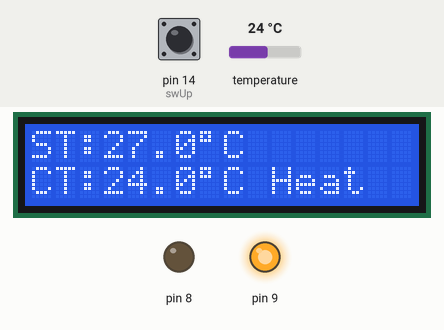
A sketch run on a simulated Arduino Uno, built with avr-gcc and run on an emulated ATmega328P. Shown: 16×2 character LCD, output pins drawn as LEDs (lit = HIGH). Inputs (shaded band) come from the test bench; at power-on: temperature 24 °C, pin 14 (swUp) HIGH.

Above: at 1.2 s.
1.3 s: temperature set to 26.3 °C
At 2.2 s:
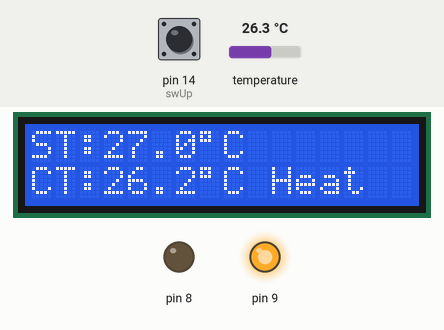
3.3 s: temperature set to 27.4 °C
At 4.7 s:
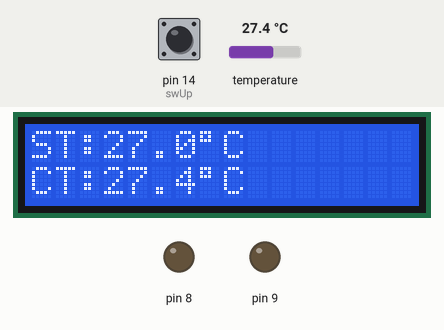
5.0 s: temperature set to 28.7 °C
At 6.4 s:
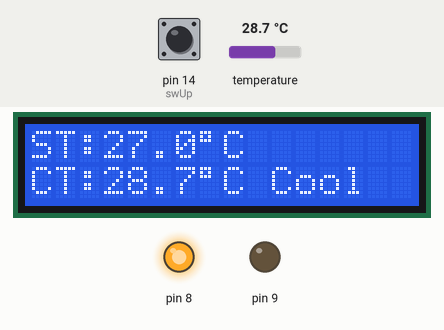
6.7 s: pin 14 (swUp) pulled LOW for 1.05 s
At 9.8 s:
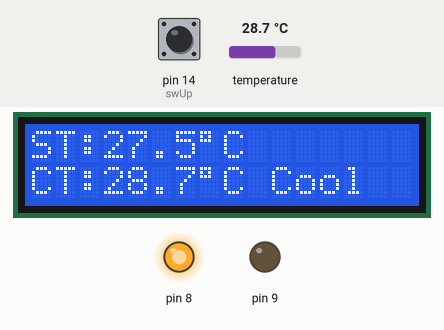
10.1 s: pin 14 (swUp) pulled LOW for 1.05 s
At 12.5 s:
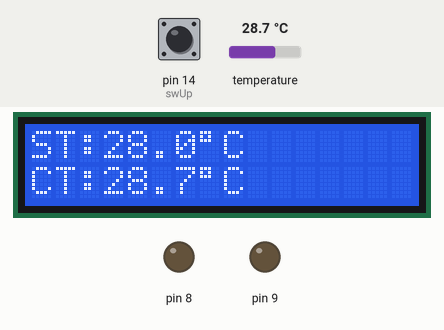
Timing chart, 0 to 14.0 s (numbered marks = the images above; inputs shaded):
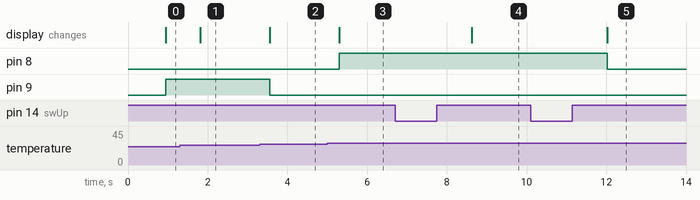

The sketch:

temp.ino
```cpp
#include <LiquidCrystal.h>       //呼叫Arduino IDE的LiquidCrystal function庫
#include <OneWire.h>      //呼叫Arduino單總線庫
#include <DallasTemperature.h>  //呼叫ds18b20溫度傳感器庫

//#define ONE_WIRE_BUS 2    //設置單總線數據I/O口為2號引腳
#define ONE_WIRE_BUS 7

OneWire temp(ONE_WIRE_BUS);  //初始化一個單總線類，以2號引腳作為輸出口
DallasTemperature sensors(&temp); //初始化一個溫度傳感器類。
//LiquidCrystal lcd(12, 11, 9, 8, 7, 6);  //初始化一個LiquidCrystal，設置相應的接口，其中RS為12號引腳，E為11號引腳，9~6為數據輸入引腳
LiquidCrystal lcd(12, 11,10, 5, 4, 3, 2);

float temperature = 0;      //設置temperature為浮點變量
float setTmp = 27;
const byte swUp = 14;
void setup()
{
  Serial.begin(9600);       //初始化串口
  sensors.begin();        //初始化溫度傳感器
  lcd.begin(16, 2);       //初始化LCD
  pinMode(swUp,INPUT_PULLUP);
}

void loop ()
{
  if(digitalRead(swUp)==LOW){
    delay(20);
    while(digitalRead(swUp)==LOW)
      ;
    setTmp+=0.5;
  }
  sensors.requestTemperatures();  //對傳感器進行一個溫度請求
  temperature=sensors.getTempCByIndex(0);  //讀取傳感器輸出的數據，以攝氏度為單位賦值給temperature變量。
  delay(100);
  lcd.clear();          //清除螢幕文字
  lcd.print("ST:");   //使螢幕顯示文字
  lcd.print( setTmp,1);  //顯示溫度小數點後一位
  lcd.print((char)223);      //顯示o符號
  lcd.print("C");      //顯示字母C

  lcd.setCursor(0, 1) ;
  lcd.print("CT:");   //使螢幕顯示文字
  lcd.print( temperature,1);  //顯示溫度小數點後一位
  lcd.print((char)223);      //顯示o符號
  lcd.print("C");      //顯示字母C


  if(temperature>setTmp+1){
    analogWrite(8,255);
    analogWrite(9,0);
    lcd.print(" Cool");
  }
  else if(temperature<setTmp){
    analogWrite(8,0);
    analogWrite(9,255);
    lcd.print(" Heat");
  }
  else{
    analogWrite(8,0);
    analogWrite(9,0);
    lcd.print("      ");
  }
  //delay(1000);           //延時1秒，刷新速度。
}
```

Measured:
- the behaviour switches between 26.9 and 27 °C on temperature (found by bisection; images 1 and 2)
- the behaviour switches between 28 and 28.1 °C on temperature (found by bisection; images 2 and 3)
- after the input at 1.3 s, the display: changes after 0.52 s (image 1)
- after the input at 3.3 s, pin 9: HIGH → LOW after 0.26 s; the display: changes after 0.26 s (image 2)
- after the input at 5.0 s, pin 8: LOW → HIGH after 0.30 s; the display: changes after 0.30 s (image 3)
- after the input at 6.7 s, the display: changes after 1.9 s (image 4)
- after the input at 10.1 s, pin 8: HIGH → LOW after 1.9 s; the display: changes after 1.9 s (image 5)
